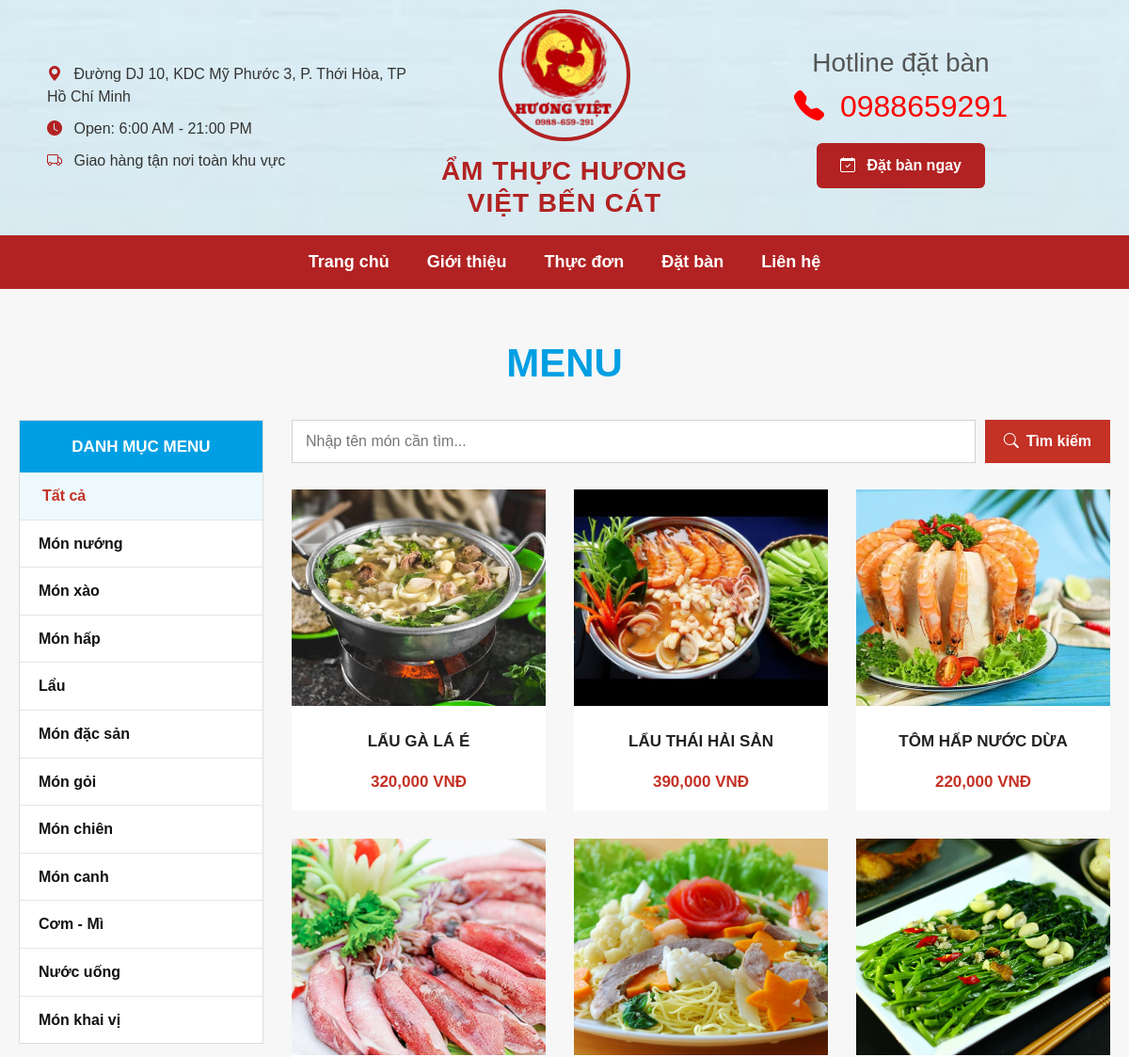
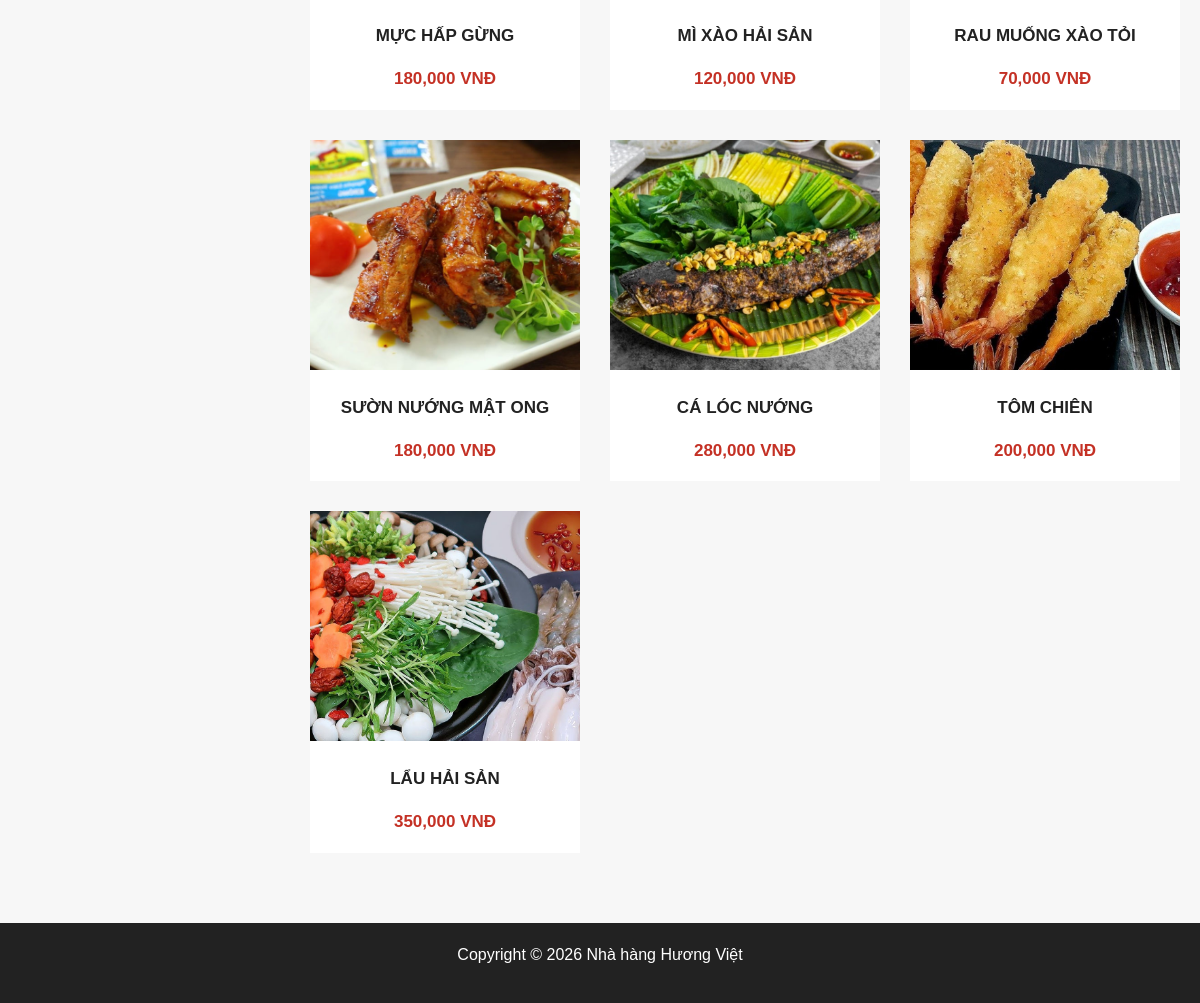
/pages/menu.php, run on the app's committed database (2 pictures, top to bottom).
### tables this page shows
CREATE TABLE `food_categories` (
  `id` int(11) NOT NULL,
  `category_name` varchar(100) DEFAULT NULL
);

CREATE TABLE `foods` (
  `id` int(11) NOT NULL,
  `category_id` int(11) DEFAULT NULL,
  `food_name` varchar(100) DEFAULT NULL,
  `price` double DEFAULT NULL,
  `image` varchar(255) DEFAULT NULL,
  `description` text DEFAULT NULL,
  `status` varchar(50) DEFAULT NULL
);

### pages/menu.php (the view, shortened to what this page needs)
<?php
require_once __DIR__ . "/../config/database.php";
$page_css = "/huongviet/assets/css/menu.css";
require_once __DIR__ . "/../includes/header.php";
require_once __DIR__ . "/../includes/navbar.php";
$category_id = 0;
$keyword = "";
$sqlCategories = "SELECT * FROM food_categories ORDER BY id ASC";
$resultCategories = mysqli_query($conn, $sqlCategories);
$where = "WHERE f.status = 'Còn bán'";
$sqlFoods = "
    SELECT
        f.id,
        f.category_id,
        f.food_name,
        f.price,
        f.image,
        f.description,
        f.status,
        c.category_name
    FROM foods f
    LEFT JOIN food_categories c
        ON f.category_id = c.id
    $where
    ORDER BY f.id DESC
";
$resultFoods = mysqli_query($conn, $sqlFoods);
?>
<section class="menu-page">
    <div class="menu-container">
        <div class="menu-title">
            <h2>MENU</h2>
        </div>
        <div class="menu-layout">
            <aside class="menu-sidebar">
                <div class="sidebar-title">
                    DANH MỤC MENU
                </div>
                <div class="category-list">
                    <a
                        href="/huongviet/pages/menu.php"
                        class="<?php echo ($category_id == 0) ? 'active' : ''; ?>"
                    >
                        Tất cả
                    </a>
                    <?php while ($category = mysqli_fetch_assoc($resultCategories)) { ?>
                        <a
                            href="/huongviet/pages/menu.php?category_id=<?php echo $category['id']; ?>"
                            class="<?php echo ($category_id == $category['id']) ? 'active' : ''; ?>"
                        >
                            <?php echo htmlspecialchars($category['category_name']); ?>
                        </a>
                    <?php } ?>
                </div>
            </aside>
            <div class="menu-content">
                <form class="menu-search" method="GET" action="/huongviet/pages/menu.php">
                    <input
                        type="text"
                        name="keyword"
                        placeholder="Nhập tên món cần tìm..."
                        value="<?php echo htmlspecialchars($keyword); ?>"
                    >
                    <button type="submit">
                        <i class="bi bi-search"></i>
                        Tìm kiếm
                    </button>
                </form>
                <?php if (mysqli_num_rows($resultFoods) > 0) { ?>
                    <div class="menu-product-grid">
                        <?php while ($food = mysqli_fetch_assoc($resultFoods)) { ?>
                            <a
                                href="/huongviet/pages/food_detail.php?id=<?php echo (int) $food['id']; ?>"
                                class="menu-product-link"
                            >
                                <div class="menu-product-card">
                                    <div class="menu-product-image">
                                        <?php if (!empty($food['image'])) { ?>
                                            <img
                                                src="/huongviet/assets/images/<?php echo htmlspecialchars($food['image']); ?>"
                                                alt="<?php echo htmlspecialchars($food['food_name']); ?>"
                                            >
                                        <?php } else { ?>
                                            <div class="menu-no-image">
                                                Chưa có ảnh
                                            </div>
                                        <?php } ?>
                                    </div>
                                    <div class="menu-product-info">
                                        <h3>
                                            <?php echo htmlspecialchars($food['food_name']); ?>
                                        </h3>
                                        <p class="menu-price">
                                            <?php echo number_format($food['price']); ?> VNĐ
                                        </p>
                                    </div>
                                </div>
                            </a>
                        <?php } ?>
                    </div>
                <?php } else { ?>
                    <div class="menu-empty">
                        Không tìm thấy món ăn phù hợp.
                    </div>
                <?php } ?>
            </div>
        </div>
    </div>
</section>
<?php
require_once __DIR__ . "/../includes/footer.php";
?>

### includes/header.php (shortened to what this page needs)
<!DOCTYPE html>
<html lang="vi">
<head>
    <link
        href="https://cdn.jsdelivr.net/npm/bootstrap@5.3.3/dist/css/bootstrap.min.css"
        rel="stylesheet"
    >
    <link
        rel="stylesheet"
        href="https://cdn.jsdelivr.net/npm/bootstrap-icons@1.11.3/font/bootstrap-icons.min.css"
    >
    <link
        rel="stylesheet"
        href="/huongviet/assets/css/style.css?v=<?php echo time(); ?>"
    >
    <?php if (isset($page_css) && !empty($page_css)) { ?>
        <link
            rel="stylesheet"
            href="<?php echo $page_css; ?>?v=<?php echo time(); ?>"
        >
    <?php } ?>
</head>
<body>
<div class="top-header">
    <div class="header-info">
        <p>
            <i class="bi bi-geo-alt-fill"></i>
            Đường DJ 10, KDC Mỹ Phước 3,
            P. Thới Hòa, TP Hồ Chí Minh
        </p>
        <p>
            <i class="bi bi-clock-fill"></i>
            Open: 6:00 AM - 21:00 PM
        </p>
        <p>
            <i class="bi bi-truck"></i>
            Giao hàng tận nơi toàn khu vực
        </p>
    </div>
    <div class="header-logo">
        <a href="/huongviet/index.php">
            <img
                src="/huongviet/assets/images/logo.png"
                alt="Logo Hương Việt"
            >
        </a>
        <h1>
            Ẩm Thực Hương Việt Bến Cát
        </h1>
    </div>
    <div class="header-contact">
        <h3>
            Hotline đặt bàn
        </h3>
        <h2>
            <i class="bi bi-telephone-fill"></i>
            0988659291
        </h2>
        <a href="/huongviet/pages/booking.php" class="booking-btn">
            <i class="bi bi-calendar-check"></i>
            Đặt bàn ngay
        </a>
    </div>
</div>

### includes/navbar.php
<nav class="navbar-custom">
    <a href="/huongviet/index.php">Trang chủ</a>
    <a href="/huongviet/pages/about.php">Giới thiệu</a>
    <a href="/huongviet/pages/menu.php">Thực đơn</a>
    <a href="/huongviet/pages/booking.php">Đặt bàn</a>
    <a href="/huongviet/pages/contact.php">Liên hệ</a>
</nav>

### includes/footer.php (shortened to what this page needs)
<footer>
    <p>
        Copyright © 2026
        Nhà hàng Hương Việt
    </p>
</footer>
</body>
</html>

### assets/css/style.css (style rules this page uses)
body { font-family: Arial; margin:0; padding:0; }
.navbar-custom { background:#b22222; padding:15px; display:flex; justify-content:center; align-items:center; gap:40px; }
.navbar-custom a { color:white; text-decoration:none; font-size:18px; font-weight:bold; transition:0.3s; }
footer { background:#222; color:white; text-align:center; padding:20px; }
.top-header { display:flex; justify-content:space-between; align-items:center; padding:10px 50px; background-image:url('../images/header-bg.jpg'); background-size:cover; background-position:center; position:relative; color:white; }
.header-info { width:35%; }
.header-info p { font-size:16px; margin:10px 0; color:#333; }
.header-info i { color:#b22222; margin-right:8px; }
.header-logo { width:30%; text-align:center; }
.header-logo img { width:140px; height:140px; object-fit:cover; border-radius:50%; border:4px solid #b22222; }
.header-contact { width:35%; text-align:center; }
.header-contact h3 { color:#555; margin-bottom:10px; }
.header-contact h2 { color:red; font-size:32px; margin-bottom:20px; }
.header-contact i { margin-right:8px; }
.booking-btn { display:inline-block; background:#b22222; color:white; padding:12px 25px; text-decoration:none; border-radius:6px; font-weight:bold; transition:0.3s; }
.header-logo h1 { margin-top:15px; color:#b22222; font-size:28px; font-weight:bold; text-transform:uppercase; letter-spacing:1px; }

### assets/css/menu.css (style rules this page uses)
html, body { min-height: 100%; margin: 0; }
body { min-height: 100vh; display: flex; flex-direction: column; }
.menu-page { flex: 1; padding: 54px 16px 70px; background-color: #f7f7f7; }
.menu-container { width: min(1160px, 100%); margin: 0 auto; }
footer, .footer { margin-top: auto; width: 100%; }
.menu-title { margin-bottom: 34px; text-align: center; }
.menu-title h2 { margin: 0; color: #009fe3; font-size: 42px; font-weight: 800; letter-spacing: 0; text-transform: uppercase; }
.menu-layout { display: grid; grid-template-columns: 260px 1fr; gap: 30px; align-items: start; }
.menu-sidebar { overflow: hidden; background-color: #ffffff; border: 1px solid #dddddd; }
.sidebar-title { padding: 15px 20px; background-color: #009fe3; color: #ffffff; font-size: 17px; font-weight: 800; letter-spacing: 0; text-align: center; text-transform: uppercase; }
.category-list a { display: block; padding: 14px 20px; border-bottom: 1px solid #e5e5e5; color: #111111; font-weight: 700; line-height: 1.35; text-decoration: none; transition: color 0.2s ease, background-color 0.2s ease, padding-left 0.2s ease; }
.category-list a:last-child { border-bottom: 0; }
.category-list a:hover, .category-list a.active { padding-left: 24px; background-color: #eef9fe; color: #c43125; }
.menu-content { min-width: 0; }
.menu-search { margin-bottom: 28px; display: flex; gap: 10px; }
.menu-search input { width: 100%; min-height: 44px; padding: 10px 14px; border: 1px solid #d2d2d2; background-color: #ffffff; color: #222222; outline: none; }
.menu-search button { min-height: 44px; padding: 10px 20px; border: 0; display: inline-flex; align-items: center; justify-content: center; gap: 8px; background-color: #c43125; color: #ffffff; font-weight: 700; white-space: nowrap; cursor: pointer; transition: background-color 0.2s ease; }
.menu-product-grid { display: grid; grid-template-columns: repeat(3, 1fr); gap: 30px; }
.menu-product-card { background-color: #ffffff; }
.menu-product-link { display: block; color: inherit; text-decoration: none; }
.menu-product-link .menu-product-card { transition: 0.25s; }
.menu-product-image { width: 100%; height: 230px; background-color: #eeeeee; }
.menu-product-image img { width: 100%; height: 100%; display: block; object-fit: cover; }
.menu-product-info { padding: 16px 12px 18px; text-align: center; }
.menu-product-info h3 { min-height: 44px; margin: 0 0 8px; display: flex; align-items: center; justify-content: center; color: #222222; font-size: 17px; font-weight: 800; line-height: 1.3; letter-spacing: 0; text-transform: uppercase; }
.menu-price { margin: 0; color: #c43125; font-size: 17px; font-weight: 800; text-align: center; }

### data on the page
food_categories: category_name "Món nướng"
food_categories: category_name "Món xào"
food_categories: category_name "Món hấp"
food_categories: category_name "Lẩu"
food_categories: category_name "Món đặc sản"
food_categories: category_name "Món gỏi"
food_categories: category_name "Món chiên"
food_categories: category_name "Món canh"
food_categories: category_name "Cơm - Mì"
food_categories: category_name "Nước uống"
food_categories: category_name "Món khai vị"
foods: image (picture), food_name "LẨU GÀ LÁ É", price "320,000"
foods: image (picture), food_name "LẨU THÁI HẢI SẢN", price "390,000"
foods: image (picture), food_name "TÔM HẤP NƯỚC DỪA", price "220,000"
foods: image (picture), food_name "MỰC HẤP GỪNG", price "180,000"
foods: image (picture), food_name "MÌ XÀO HẢI SẢN", price "120,000"
foods: image (picture), food_name "RAU MUỐNG XÀO TỎI", price "70,000"
foods: image (picture), food_name "SƯỜN NƯỚNG MẬT ONG", price "180,000"
foods: image (picture), food_name "CÁ LÓC NƯỚNG", price "280,000"
foods: image (picture), food_name "TÔM CHIÊN", price "200,000"
foods: image (picture), food_name "LẨU HẢI SẢN", price "350,000"
